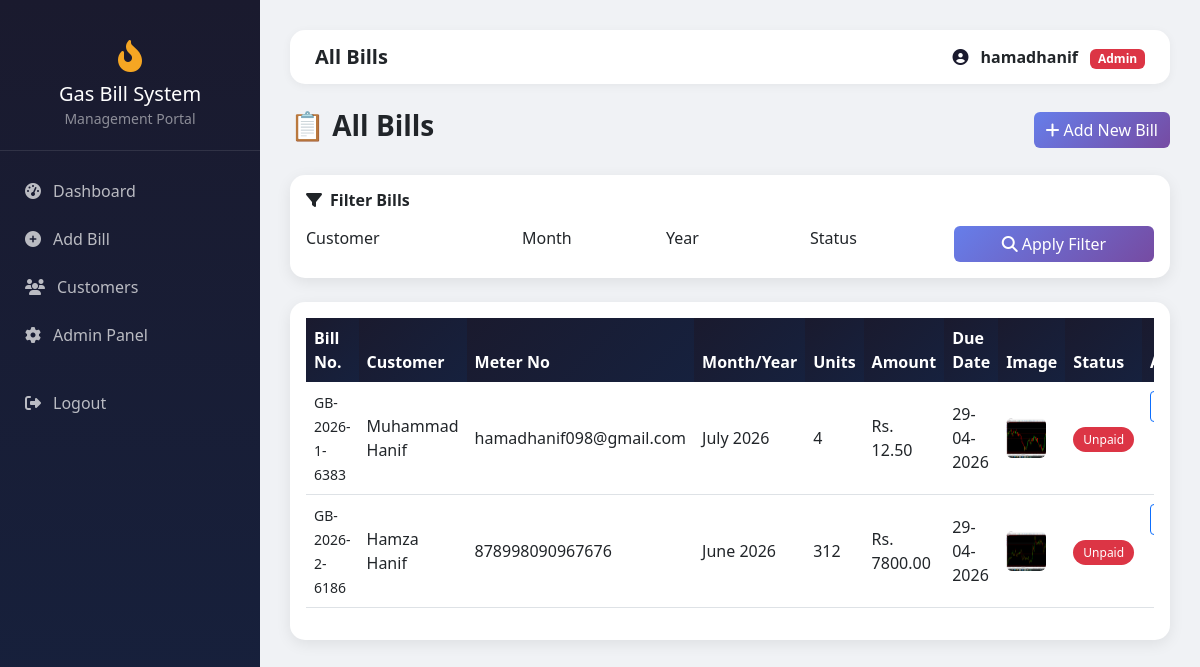
Screenshot of /all-bills/ (signed in) with the database file from the repository.
### bills/models.py (models this page shows, shortened)
class Bill(models.Model):
    customer = models.ForeignKey(CustomerProfile, on_delete=models.CASCADE, related_name='bills')
    bill_no = models.CharField(max_length=20, unique=True, blank=True)
    month = models.CharField(max_length=20, choices=MONTH_CHOICES)
    year = models.IntegerField(default=2025)
    previous_reading = models.FloatField(default=0)
    current_reading = models.FloatField()
    units = models.FloatField(blank=True, null=True)
    amount = models.FloatField()
    due_date = models.DateField(null=True, blank=True)  # Changed: allow null, set in save()
    is_paid = models.BooleanField(default=False)
    created_at = models.DateTimeField(auto_now_add=True)
    bill_image = models.ImageField(upload_to='bill_images/', blank=True, null=True)
    barcode = models.CharField(max_length=50, blank=True, null=True)
    def save(self, *args, **kwargs):
        if self.previous_reading is not None and self.current_reading is not None:
            self.units = self.current_reading - self.previous_reading
        if not self.bill_no:
            self.bill_no = f"GB-{self.year}-{self.customer.id}-{random.randint(1000,9999)}"
        if not self.due_date:
            self.due_date = timezone.now().date() + timedelta(days=14)
        super().save(*args, **kwargs)
    @property
    def reading(self):
        return self.current_reading

class CustomerProfile(models.Model):
    user = models.OneToOneField(User, on_delete=models.CASCADE)
    meter_no = models.CharField(max_length=50, unique=True)
    phone = models.CharField(max_length=20, blank=True)
    address = models.TextField(blank=True)
    is_verified = models.BooleanField(default=False)
    otp = models.CharField(max_length=6, blank=True)
    profile_pic = models.ImageField(upload_to='profile_pics/', blank=True, null=True)

### bills/views.py (the view)
# urls.py: path('all-bills/', views.all_bills_view, name='all_bills'),
@login_required
@user_passes_test(is_admin)
def all_bills_view(request):
    bills = Bill.objects.all().order_by('-year', 'month')
    return render(request, 'bills/all_bills.html', {'bills': bills})

### bills/views.py (called while the page is built)
def is_admin(user):
    return user.is_staff

### bills/templates/bills/all_bills.html (shortened to what this page needs)
{% extends 'bills/base.html' %}
{% block page_title %}All Bills{% endblock %}
{% block content %}
<div class="d-flex justify-content-between align-items-center mb-4">
    <h3 class="fw-bold">📋 All Bills</h3>
    <a href="{% url 'add_bill' %}" class="btn btn-primary"><i class="fas fa-plus me-1"></i>Add New Bill</a>
</div>
<div class="card p-3 mb-4">
    <h6 class="fw-bold mb-3"><i class="fas fa-filter me-2"></i>Filter Bills</h6>
    <form method="get" class="row g-3">
        <div class="col-md-3">
            <label class="form-label">Customer</label>
        </div>
        <div class="col-md-2">
            <label class="form-label">Month</label>
        </div>
        <div class="col-md-2">
            <label class="form-label">Year</label>
        </div>
        <div class="col-md-2">
            <label class="form-label">Status</label>
        </div>
        <div class="col-md-3 align-self-end">
            <button type="submit" class="btn btn-primary w-100"><i class="fas fa-search me-1"></i>Apply Filter</button>
        </div>
    </form>
</div>
<div class="card p-3">
    <div class="table-responsive">
        <table class="table table-hover align-middle">
            <thead>
                <tr>
                    <th>Bill No.</th>
                    <th>Customer</th>
                    <th>Meter No</th>
                    <th>Month/Year</th>
                    <th>Units</th>
                    <th>Amount</th>
                    <th>Due Date</th>
                    <th>Image</th>
                    <th>Status</th>
                    <th>Actions</th>
                </tr>
            </thead>
            <tbody>
            {% for bill in bills %}
                <tr>
                    <td><small>{{ bill.bill_no|default:"-" }}</small></td>
                    <td>{{ bill.customer.user.get_full_name }}</td>
                    <td>{{ bill.customer.meter_no }}</td>
                    <td>{{ bill.month }} {{ bill.year }}</td>
                    <td>{{ bill.units|floatformat:0 }}</td>
                    <td>Rs. {{ bill.amount|floatformat:2 }}</td>
                    <td>{{ bill.due_date|date:"d-m-Y" }}</td>
                    <td>
                        {% if bill.bill_image %}
                            <a href="{{ bill.bill_image.url }}" target="_blank">
                                <img src="{{ bill.bill_image.url }}" width="40" height="40" style="object-fit:cover; border-radius:6px;">
                            </a>
                        {% else %}
                            <span class="text-muted">—</span>
                        {% endif %}
                    </td>
                    <td>
                        {% if bill.is_paid %}
                            <span class="badge-paid">Paid</span>
                        {% else %}
                            <span class="badge-unpaid">Unpaid</span>
                        {% endif %}
                    </td>
                    <td>
                        <a href="{% url 'print_bill_html' bill.id %}" class="btn btn-sm btn-outline-primary" target="_blank" title="Print"></a>
                    </td>
                </tr>
            {% empty %}
                <tr>
                    <td colspan="10" class="text-center">No bills found. <a href="{% url 'add_bill' %}">Add one</a></td>
                </tr>
            {% endfor %}
            </tbody>
        </table>
    </div>
</div>
{% endblock %}

### bills/templates/bills/base.html (shortened to what this page needs)
<!DOCTYPE html>
<html lang="en">
<head>
<link href="https://cdn.jsdelivr.net/npm/bootstrap@5.3.0/dist/css/bootstrap.min.css" rel="stylesheet">
<link href="https://cdnjs.cloudflare.com/ajax/libs/font-awesome/6.4.0/css/all.min.css" rel="stylesheet">
</head>
<body>
{% if user.is_authenticated %}
  <div class="sidebar">
    <div class="brand">
      <i class="fas fa-fire-flame-curved"></i>
      <h5 class="mt-2 mb-0">Gas Bill System</h5>
      <small style="color:rgba(255,255,255,0.5);">Management Portal</small>
    </div>
    {% if user.is_staff %}
    <nav class="mt-3">
      <a href="/admin-dashboard/" class="nav-link"><i class="fas fa-tachometer-alt"></i> Dashboard</a>
      <a href="/add-bill/" class="nav-link"><i class="fas fa-plus-circle"></i> Add Bill</a>
      <a href="/customers/" class="nav-link"><i class="fas fa-users"></i> Customers</a>
      <a href="/admin/" class="nav-link"><i class="fas fa-cog"></i> Admin Panel</a>
      <a href="/logout/" class="nav-link" style="margin-top:20px;"><i class="fas fa-sign-out-alt"></i> Logout</a>
    </nav>
    {% endif %}
  </div>
  <div class="main-content">
    <div class="topbar">
      <h5 class="mb-0 fw-bold">{% block page_title %}Dashboard{% endblock %}</h5>
      <div>
        <i class="fas fa-user-circle me-2" style="color:var(--primary)"></i>
        <strong>{{ user.get_full_name|default:user.username }}</strong>
        {% if user.is_staff %}<span class="badge bg-danger ms-2">Admin</span>{% endif %}
      </div>
    </div>
    {% block content %}{% endblock %}
  </div>
{% else %}
  {% block auth_content %}{% endblock %}
{% endif %}
</body>
</html>

### bills/templates/bills/base.html (style rules this page uses)
:root { --primary:#1a1a2e;--secondary:#16213e;--accent:#e94560;--gold:#f5a623; }
body { background:#f0f2f5;font-family:'Segoe UI',sans-serif; }
.sidebar { width:260px;min-height:100vh;background:linear-gradient(180deg,var(--primary),var(--secondary));position:fixed;left:0;top:0;z-index:100;padding-top:20px; }
.sidebar .brand { color:white;text-align:center;padding:20px;border-bottom:1px solid rgba(255,255,255,0.1); }
.sidebar .brand i { font-size:2rem;color:var(--gold); }
.sidebar .nav-link { color:rgba(255,255,255,0.7);padding:12px 25px;display:flex;align-items:center;gap:12px;transition:all 0.3s; }
.main-content { margin-left:260px;padding:30px; }
.topbar { background:white;border-radius:15px;padding:15px 25px;margin-bottom:25px;display:flex;justify-content:space-between;align-items:center;box-shadow:0 2px 10px rgba(0,0,0,0.05); }
.card { border:none;border-radius:15px;box-shadow:0 4px 15px rgba(0,0,0,0.08); }
.btn-primary { background:linear-gradient(135deg,#667eea,#764ba2);border:none; }
.table thead th { background:linear-gradient(135deg,#1a1a2e,#16213e);color:white;border:none; }
.badge-unpaid { background:#dc3545;color:white;padding:4px 10px;border-radius:20px;font-size:0.75rem; }

### rows the page displays
Bill: bill_no "GB-2026-1-6383", customer.user.get_full_name "Muhammad Hanif", customer.meter_no "hamadhanif098@gmail.com", month "July", year "2026", units "4", amount "12.50", due_date "29-04-2026", bill_image (picture), is_paid "Unpaid"
Bill: bill_no "GB-2026-2-6186", customer.user.get_full_name "Hamza Hanif", customer.meter_no "878998090967676", month "June", year "2026", units "312", amount "7800.00", due_date "29-04-2026", bill_image (picture), is_paid "Unpaid"

### other values shown
{{ user.get_full_name|default:user.username }} "hamadhanif"
